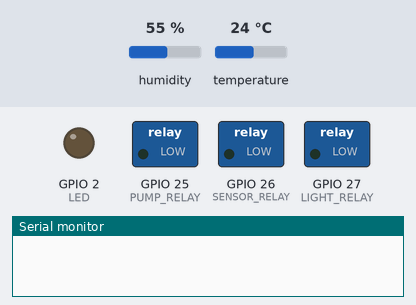
The sketch below on a simulated ESP32. Shown: switched loads named in the sketch (green lamp = pin HIGH), output pins drawn as LEDs (lit = HIGH), the last lines printed to the serial monitor. Inputs (shaded band) come from the test bench; at power-on: humidity 55 %, temperature 24 °C. WiFi joins after 1.5 s; servers stay silent unless stated; uploads are accepted with an empty reply; EEPROM starts erased.

Above: at 0.0 s.
At 1.1 s:
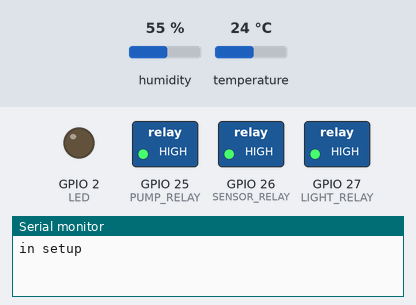
At 9.5 s:
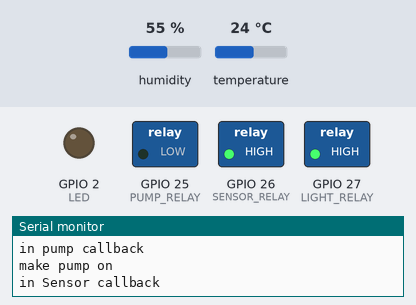
Timing chart, 0 to 11.0 s (numbered marks = the images above):
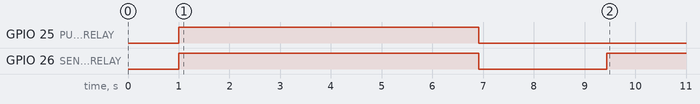

The sketch:

AirPonicMain.ino
```cpp
//#include<Arduino.h>
#include <WiFi.h>
#include <HTTPClient.h>
#include <DHT.h>
#include "freertos/FreeRTOS.h"
#include "freertos/task.h"
#include "freertos/timers.h"
#include <ArduinoJson.h>
#include <Preferences.h>
#include <string>

//const-----------
const char* DeviceId="bb505cb3-ee8e-4c70-9b11-bdba7c210bb0";

const uint8_t LIGHT_RELAY = 27;
const uint8_t SENSOR_RELAY = 26;
const uint8_t PUMP_RELAY = 25;

const uint8_t DHT_DATA = 32;
const uint8_t LIGHT_DATA = 33;
const uint8_t WATERLEVEL_DATA = 35;

const uint8_t LED = 2;

const char* bale = "https://tapi.bale.ai/botXzzpuaR1853wr4vFFqewH6NcVfSHEYadh2xPLinI/sendMessage";
const char* host = "http://192.168.43.94:5266/api/Micro/SendData";
const char* getconfig = "http://192.168.43.94:5266/api/Micro/GetConfig";

const int m_ms=60 * 1000;
const int m_Ms=60 * 1000000;

const float LIGHT_INCREMENT = 0.25;

//handle----------
TimerHandle_t PumpTimer;
TimerHandle_t SensorTimer;
TaskHandle_t WifiTaskHandle;
TaskHandle_t HttpClientHandle;
TaskHandle_t LightControlHandle;
TaskHandle_t SettingHandle;

//struct---------

typedef struct
{
  float light;
  float humidity;
  float temperature;
  float waterlevel;
}SensorData;


typedef struct
{
 std::string ConfigVersion="default";
 int PUMP_ON_DURATION = 3;      // 3 minutes
 int PUMP_OFF_DURATION = 3;    // 3 minutes
 int SENSOR_CYCLE = 10;         // 10 minutes
 std::string ssid = "DELSA";
 std::string password = "2283524938";
 int LIGHT_THRESHOLD = 30;//percent
}Config;

typedef struct {
  std::string data;
} ResponseData;

// globals ----------
Preferences prefs;
DHT dht(DHT_DATA,DHT11);
Config config;
bool PumpIsOn = false;
bool LightIsOn =false;

//Queue-------
QueueHandle_t SensorQueue;
QueueHandle_t LightQueue;
QueueHandle_t HourQueue;
QueueHandle_t ResponseQueue;

//eventgroup---------


//Pump callback----------------
void PumpCallback(TimerHandle_t xTimer)
{
  Serial.println("in pump callback");
  if(PumpIsOn)
  {
    Serial.println("make pump off");
    digitalWrite(PUMP_RELAY,HIGH);//make pump off
    PumpIsOn=false;
    xTimerChangePeriod(PumpTimer, pdMS_TO_TICKS(config.PUMP_OFF_DURATION*m_ms), 0);
  }
  else
  {
    Serial.println("make pump on");
    digitalWrite(PUMP_RELAY,LOW);//make pump on
    PumpIsOn=true;
    xTimerChangePeriod(PumpTimer, pdMS_TO_TICKS(config.PUMP_ON_DURATION*m_ms), 0);
  }
}

//Sensor Callback-----------

void SensorCallback(TimerHandle_t xTimer)
{
  Serial.println("in Sensor callback");
  SensorData data;

   digitalWrite(SENSOR_RELAY,LOW);//make dht and light sensor on
   delay(1000);
   data.humidity=dht.readHumidity() ;
   delay(500);
   data.temperature=dht.readTemperature();
   delay(500);
   int analogLight=analogRead(LIGHT_DATA);
   delay(500);
   data.light = map(analogLight, 0, 4095, 0, 100);
   digitalWrite(SENSOR_RELAY,HIGH);//make dht and light sensor off
   delay(500);
   int analogwaterlevel=analogRead(WATERLEVEL_DATA);
   delay(500);
   data.waterlevel = map(analogwaterlevel, 0, 4095, 0, 100);
   delay(100);
   digitalWrite(SENSOR_RELAY,HIGH);//make dht and light sensor off
   delay(100);
 if(xQueueSend(SensorQueue, &data, portMAX_DELAY) == pdTRUE )
 {
  xTaskNotifyGive(WifiTaskHandle);  // unblock wifi task
 }
  xQueueSend(LightQueue, &data.light, portMAX_DELAY);

  xTimerChangePeriod(SensorTimer, pdMS_TO_TICKS(config.SENSOR_CYCLE*m_ms), 0);

}


//Wifi Task---------------
void WifiTask(void *pvParameters)
{
  Serial.println("in wifi task");
  for(;;)
  {
     ulTaskNotifyTake(pdTRUE, portMAX_DELAY);
     Serial.println("in wifi task : after notification");
     if(WiFi.status() != WL_CONNECTED)
      {
        WiFi.disconnect();//to ensure
        const char* ssid=config.ssid.c_str();
        const char* password=config.password.c_str();
        Serial.println("connecting to wifi");
        Serial.printf("ssid and password is:%s \n %s",ssid,password);
        WiFi.begin(ssid,password);
        vTaskDelay(pdMS_TO_TICKS(1000));

       for(int i=0;i<10;i++)
        {
          if(WiFi.status() == WL_CONNECTED)
           break;
          vTaskDelay(pdMS_TO_TICKS(1000));
          Serial.print(".");
        }

      }
    if(WiFi.status() == WL_CONNECTED)
      {
      Serial.println("\n wifi connected");

      digitalWrite(LED, LOW);//MAKE LED OFF

      xTaskNotifyGive(HttpClientHandle);
      }
    else
      {
        Serial.println("\n connection fail");
        digitalWrite(LED, HIGH);//MAKE LED ON
        int data=-1;
        xQueueSend(HourQueue,&data, 0);
      }
  }

}

//httpclient Task----------
void HttpClient(void *pvParameters)
{
  Serial.println(" httpclient task");
  SensorData data;
  ResponseData response;
  for(;;)
  {
     ulTaskNotifyTake(pdTRUE, portMAX_DELAY);
     Serial.println(" httpclient task : after notification");
      if (WiFi.status() != WL_CONNECTED)
      {
      Serial.println("httpclient task :WiFi not connected!");
      continue;
     }
      xQueueReceive(SensorQueue, & data, 0);

          int ResponseCode = -2;
          HTTPClient http2;
          delay(100);
         http2.begin(host);
          vTaskDelay(pdMS_TO_TICKS(1000));
          http2.addHeader("Content-Type","application/json");
          StaticJsonDocument<256> doc;
            doc["DeviceId"] = DeviceId;
            doc["humidity"] = data.humidity;
            doc["temperature"] = data.temperature;
            doc["light"] = data.light;
            doc["waterlevel"]=data.waterlevel;
            doc["LightIsOn"] = LightIsOn;
            String payload2;
            serializeJson(doc,payload2);
            Serial.println(payload2);
          for (int retry = 0; retry < 5; retry++)
          {
            ResponseCode = http2.POST(payload2);
            vTaskDelay(pdMS_TO_TICKS(1000));
            Serial.printf("Attempt %d: HTTP Code %d\n", retry + 1, ResponseCode);
            if (ResponseCode == 200)
               break;
          }
          if(ResponseCode == 200)
          {

            String hour=http2.getString();
            Serial.printf("httpclient task -> first response : %s\n",hour);
            StaticJsonDocument<JSON_OBJECT_SIZE(2) + 300> doc;
            DeserializationError error=deserializeJson(doc,hour);
            delay(100);
            int data=-1;
            if(!error)
            {
              data=doc["hour"].as<int>();
              xQueueSend(HourQueue, &data, 0);
            }
            else
            {
              Serial.println("httpclient -> first response ->json error");
              xQueueSend(HourQueue,&data, 0);//to unblock light task and use current light data so in next try we have correct hour and light data
            }

          }
          else
          {
            Serial.println("httpclient -> fail to send first request");
            int data=-1;
            xQueueSend(HourQueue,&data, 0);//to unblock light task and use current light data so in next try we have correct hour and light data
          }


          http2.end();
          vTaskDelay(pdMS_TO_TICKS(1000));

          ResponseCode = -2;
          HTTPClient http3;
          Serial.println("httpclient task -> send request to getconfig \n");
          http3.begin(getconfig);
          vTaskDelay(pdMS_TO_TICKS(1000));
          http3.addHeader("Content-Type","application/json");
          StaticJsonDocument<128> doc_b;
            doc_b["DeviceId"] = DeviceId;
            doc_b["ConfigVersion"] = config.ConfigVersion;
            String payload3;
            serializeJson(doc_b,payload3);
          for (int retry = 0; retry < 5; retry++)
          {
            ResponseCode = http3.POST(payload3);
            Serial.printf("Attempt %d: HTTP Code %d\n", retry + 1, ResponseCode);
            if (ResponseCode == 200)
               break;
            vTaskDelay(pdMS_TO_TICKS(1000));
          }
          if(ResponseCode == 200)
          {
            String input=http3.getString();
            response.data= input.c_str();
            Serial.printf("httpclient task -> second response : %s\n",response.data);
            xQueueSend(ResponseQueue, &response, portMAX_DELAY);
            xTaskNotifyGive(SettingHandle);
          }
          http3.end();
          vTaskDelay(pdMS_TO_TICKS(1000));
  }

}
//light control task-----
void LightControlTask(void *pvParameters)
{
  Serial.println("light control");
  float Light;
  int CurrentHour=-1;
  bool IsDay=false;
for(;;)
{
  xQueueReceive(HourQueue, &CurrentHour, portMAX_DELAY);
  xQueueReceive(LightQueue, &Light, portMAX_DELAY);
  Serial.println("light control:light is " + String(Light) + "hour is:" + String(CurrentHour));
  IsDay = CurrentHour >= 5 && CurrentHour < 19;
  if (IsDay)
  {
    if(Light<config.LIGHT_THRESHOLD)
    {
        if(!LightIsOn)
        {
          Serial.println("light control: turn light on");
          digitalWrite(LIGHT_RELAY,LOW);//turn light on
          delay(100);
          LightIsOn=true;
        }
    }
    else
    {
      if(LightIsOn){
          Serial.println("light control:turn light off (light>threshold)");
          digitalWrite(LIGHT_RELAY,HIGH);//turn light off
          delay(100);
          LightIsOn=false;
        }
    }
  }
  else
  {
  Serial.println("light control:not in day");
  }


}

}

//--------
void Setting(void *pvParameters)
{
  Serial.println("setting task");
  ResponseData response;
  bool IsChanged;
  StaticJsonDocument<JSON_OBJECT_SIZE(10) + 300> doc;
  DeserializationError error;
  for(;;)
  {
    ulTaskNotifyTake(pdTRUE, portMAX_DELAY);
    Serial.println("setting task -> get notification\n");
    xQueueReceive(ResponseQueue, & response, 0);
    delay(100);
    const char* command=response.data.c_str();
    delay(100);
    Serial.printf("setting task -> response : %s\n",command);
    delay(100);
    doc.clear();
    delay(100);
    error= deserializeJson(doc,command);
    delay(100);
    if(error)
    {
      Serial.print("JSON error: ");
      vTaskDelay(pdMS_TO_TICKS(1000));
      continue;
    }
      IsChanged=doc["ischanged"];
      if(!IsChanged)
      {
        Serial.println("No change in config");
        continue;
      }
         Serial.println("setting -> config changes");

        if(!prefs.begin("config", false))
        {
          Serial.println("setting task ->Failed to init preferences");
          continue;

        }
         delay(100);
         const char* configversion = doc["configversion"].as<const char*>();
         Serial.printf("setting task -> after deserialize - configversion is %s\n",configversion);
         prefs.putString("ConfigVersion",configversion);
         delay(100);
         int pump_on_duration = doc["pump_on_duration"].as<int>();
         Serial.printf("setting task -> after deserialize - pump_on_duration is %d\n",pump_on_duration);
         prefs.putInt("PUMPON",pump_on_duration);
        delay(100);
         int pump_off_duration = doc["pump_off_duration"].as<int>();
         Serial.printf("setting task -> after deserialize - pump_off_duration is %d\n",pump_off_duration);
         prefs.putInt("PUMPOFF", pump_off_duration);
          delay(100);
         int sensor_cycle = doc["sensor_cycle"].as<int>();
         Serial.printf("setting task -> after deserialize - sensor_cycle is %d\n",sensor_cycle);
         prefs.putInt("SENSORCYCLE", sensor_cycle);
          delay(100);
         const char* ssid = doc["ssid"].as<const char*>();
         Serial.printf("setting task -> after deserialize - ssid is %s\n",ssid);
         prefs.putString("ssid",ssid);
          delay(100);
         const char* password = doc["password"].as<const char*>();
         Serial.printf("setting task -> after deserialize - password is %s\n",password);
         prefs.putString("password",password);
         delay(100);
         int light_threshold = doc["light_threshold"].as<int>();
         Serial.printf("setting task -> after deserialize - light_threshold is %d\n",light_threshold);
         prefs.putInt("LIGHT",light_threshold);
          delay(100);


         prefs.end();

         delay(100);

         LoadConfig();

         Serial.println("setting -> config structer updated");

  }

}

void LoadConfig()
{
Serial.println("load config->start to load config ");
if(!prefs.begin("config", true)) {
    Serial.println("load config -> Failed to init preferences");
    return;
  }

Serial.printf("load config");
int pump_on_duration=prefs.getInt("PUMPON");
delay(100);
if(pump_on_duration != 0)
config.PUMP_ON_DURATION=pump_on_duration;


int pump_off_duration=prefs.getInt("PUMPOFF");
delay(100);
if(pump_off_duration != 0)
config.PUMP_OFF_DURATION=pump_off_duration;

int sensor_cycle=prefs.getInt("SENSORCYCLE");
delay(100);
if(sensor_cycle != 0)
config.SENSOR_CYCLE=sensor_cycle;

int light_threshold=prefs.getInt("LIGHT");
delay(100);
if(light_threshold != 0)
config.LIGHT_THRESHOLD=light_threshold;


String ssid =prefs.getString("ssid");
delay(100);
if(!ssid.isEmpty())
config.ssid=ssid.c_str();

String password=prefs.getString("password");
delay(100);
if(!password.isEmpty())
config.password=password.c_str();

String configversion=prefs.getString("ConfigVersion");
delay(100);
if(!configversion.isEmpty())
config.ConfigVersion=configversion.c_str();

prefs.end();

delay(100);
Serial.println("load config -> config loaded.config is:");
Serial.printf("pomp on =%d\npomp off=%d\n ",config.PUMP_ON_DURATION,config.PUMP_OFF_DURATION);
Serial.printf("configversion = %s\n",config.ConfigVersion.c_str());
Serial.printf("password = %s\n",config.password.c_str());
Serial.printf("ssid = %s\n",config.ssid.c_str());
Serial.printf("SENSOR_CYCLE = %d\nLIGHT_THRESHOLD = %d\n",config.SENSOR_CYCLE,config.LIGHT_THRESHOLD);
}

void setup()
{
  Serial.begin(115200);
  vTaskDelay(pdMS_TO_TICKS(1000));//to ensure
  Serial.println("in setup");


 pinMode(PUMP_RELAY, OUTPUT);
 pinMode(SENSOR_RELAY, OUTPUT);
 pinMode(LIGHT_DATA, INPUT);
 pinMode(WATERLEVEL_DATA, INPUT);

 pinMode(LIGHT_RELAY, OUTPUT);
 pinMode(LED, OUTPUT);


 digitalWrite(PUMP_RELAY, HIGH);//make pump off
 digitalWrite(SENSOR_RELAY, HIGH);//make dht off
 digitalWrite(LIGHT_RELAY,HIGH);//make light off
 digitalWrite(LED, LOW);//MAKE LED OFF

 delay(100);

LoadConfig();

dht.begin();

WiFi.mode(WIFI_STA);

  SensorQueue=xQueueCreate(2, sizeof(SensorData));
  LightQueue=xQueueCreate(2,sizeof(float));
  HourQueue=xQueueCreate(2,sizeof(int));
  ResponseQueue=xQueueCreate(2,sizeof(ResponseData));

  PumpTimer = xTimerCreate("PumpTimer", pdMS_TO_TICKS(5000), pdTRUE, NULL, PumpCallback);
  SensorTimer = xTimerCreate("SensorTimer", pdMS_TO_TICKS(5000), pdTRUE, NULL, SensorCallback);

   if (PumpTimer != NULL && SensorTimer != NULL)
   {
    Serial.println(" create timers succesfully!");
   }

   xTimerStart(PumpTimer, 0);
   xTimerStart(SensorTimer, 0);
   Serial.println("Timers started");

  xTaskCreate(WifiTask, "Wifi", 4096, NULL, 1, &WifiTaskHandle);
  xTaskCreate(HttpClient, "Http", 8192, NULL, 1, &HttpClientHandle);
  xTaskCreate(LightControlTask,"LightControl",4096,NULL,1,&LightControlHandle);
  xTaskCreate(Setting, "Settig", 8192, NULL, 1, &SettingHandle);


  Serial.println("setup complete");
}

void loop()
{

}
```

Measured:
- by itself, GPIO 25 (PUMP_RELAY): HIGH → LOW at 6.9 s
- by itself, GPIO 26 (SENSOR_RELAY): HIGH → LOW at 6.9 s, → HIGH 2.5 s later
